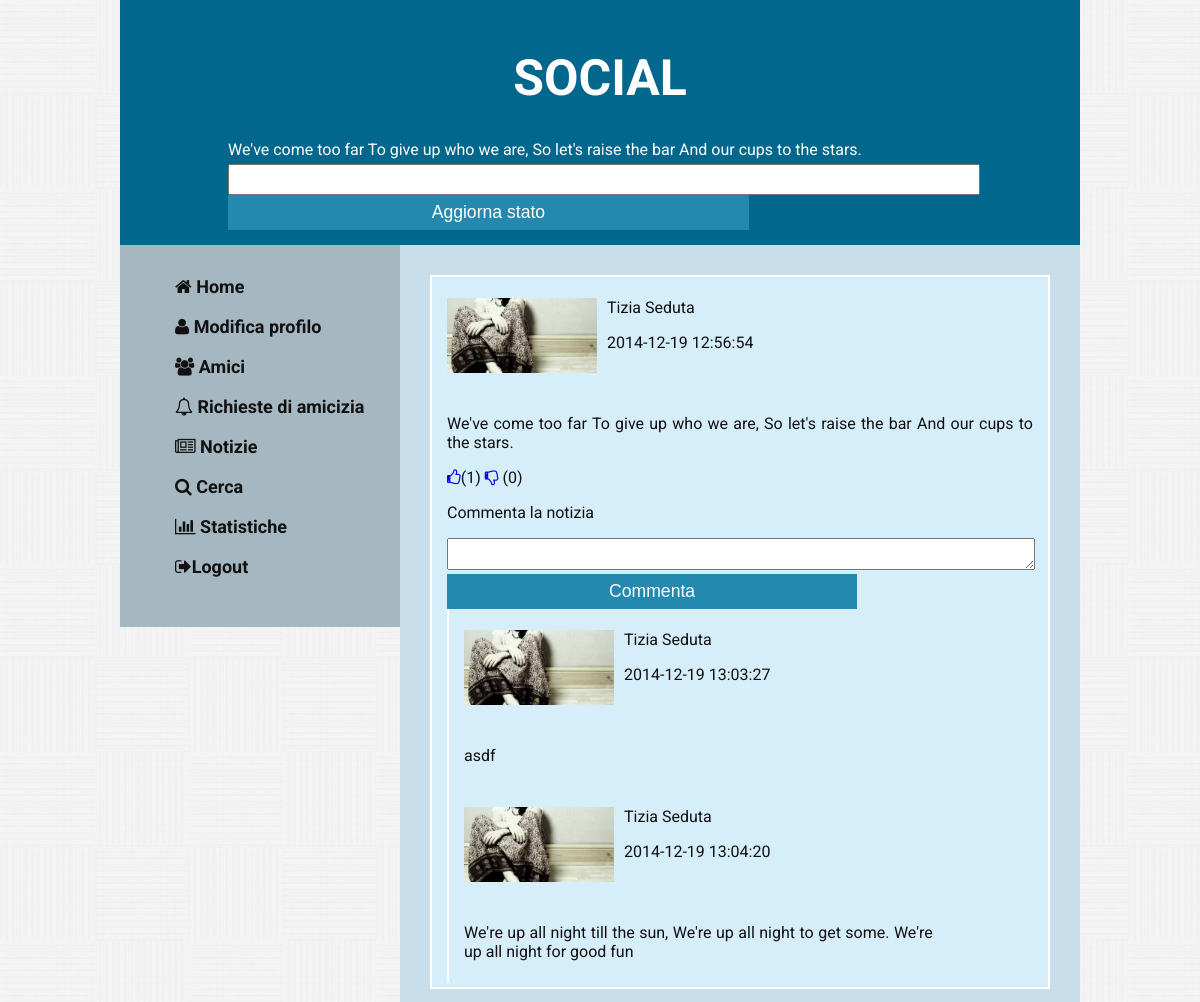
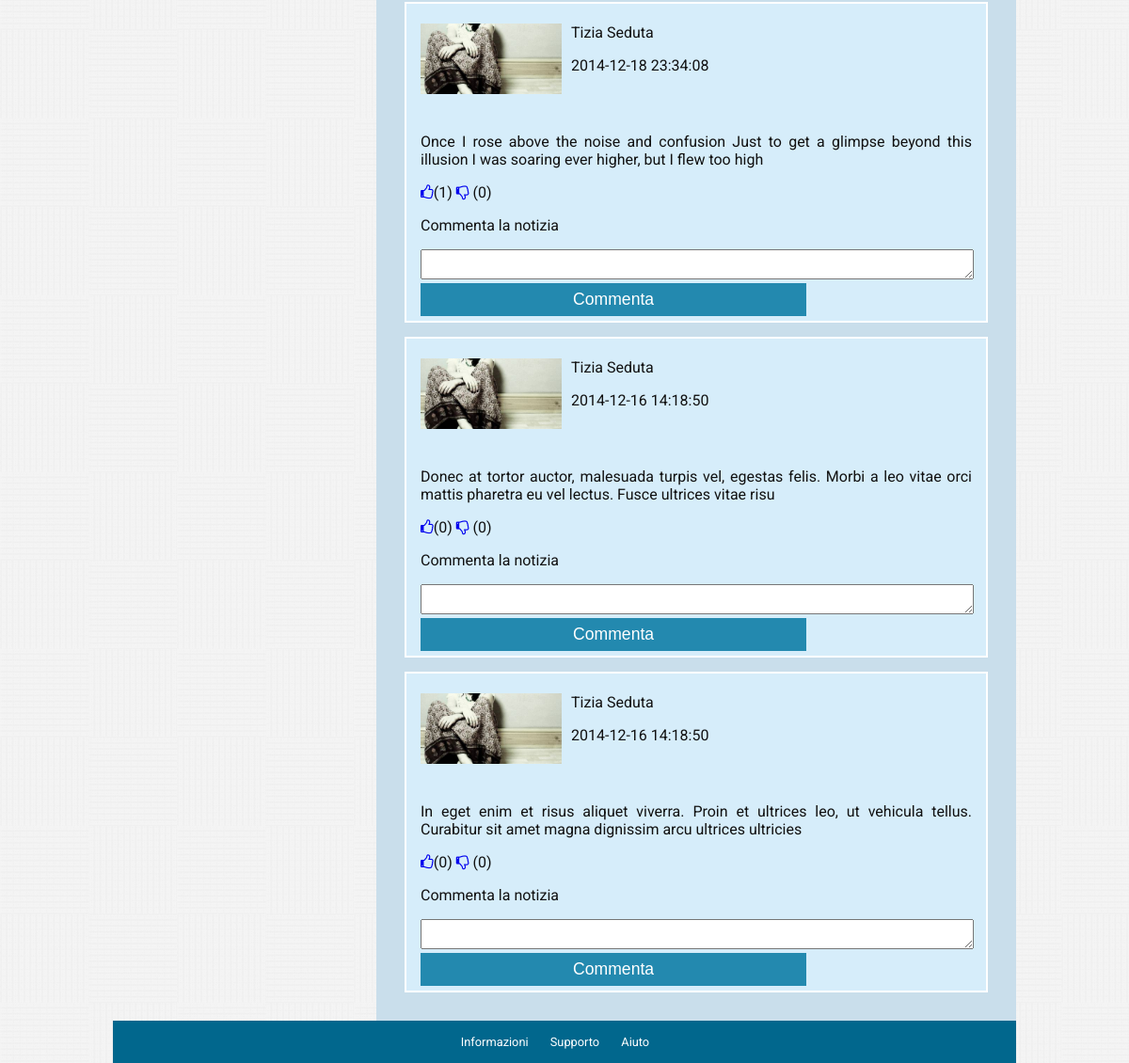
/?a=notizie (signed in), run on the app's committed database (2 pictures, top to bottom).
### tables this page shows
CREATE TABLE IF NOT EXISTS `notizie` (
`id` int(11) NOT NULL,
  `testo` varchar(140) NOT NULL,
  `data` datetime NOT NULL,
  `id_utente` int(11) NOT NULL,
  `like` int(11) DEFAULT '0',
  `dislike` int(11) DEFAULT '0'
);

CREATE TABLE IF NOT EXISTS `commenti` (
`id` int(11) NOT NULL,
  `testo` mediumtext NOT NULL,
  `id_notizia` int(11) NOT NULL,
  `id_utente` int(11) NOT NULL,
  `data` datetime NOT NULL
);

CREATE TABLE IF NOT EXISTS `utenti` (
`id` int(11) NOT NULL,
  `username` varchar(45) NOT NULL,
  `password` varchar(45) NOT NULL,
  `nome_cognome` varchar(45) NOT NULL,
  `immagine` varchar(150) DEFAULT NULL,
  `testo` mediumtext,
  `eta` int(11) DEFAULT NULL,
  `citta` varchar(50) DEFAULT NULL,
  `cittanatale` varchar(50) DEFAULT NULL,
  `hobbies` varchar(180) DEFAULT NULL,
  `studio` varchar(180) DEFAULT NULL,
  `email` varchar(45) NOT NULL
);

### include/dbConn.php (called while the page is built, shortened)
<?php
class Database{
  private $host = 'localhost';
  private $user = 'root';
  private $password = '';
  private static $singleton = null ;
  public function __construct(){
    $this->conn = mysql_connect($this->host, $this->user, $this->password)
      or die ('connessione non riuscita: ' . mysql_error() );
  }
  public static function getInstance(){
    if(Database::$singleton === null){
      Database::$singleton = new Database();
    }
    return Database::$singleton;
  }
}

### index.php (called while the page is built, shortened)
<?php
include_once __DIR__.'/include/notizie.php';
$action = $_GET['a'];
$content = '404 Pagina non trovata';
$stato = Notizie::getStato();
switch($action){
  case 'notizie':
    $content = Notizie::get();
    break;
}
include __DIR__.'/tema/default.php';

### include/notizie.php (the view, shortened to what this page needs)
<?php
include_once __DIR__.'/dbConn.php';
class Notizie {
  public static function get(){
    $db = Database::getInstance();
    $id = $_SESSION['id'];
    $q = mysql_query(
    "SELECT notizie.id, utenti.immagine, notizie.testo, notizie.data, notizie.`like`,
    notizie.dislike, utenti.nome_cognome, commenti.testo AS testo_comm,
    commenti.data AS data_comm, utente_commento.nome_cognome AS uc_nome_cognome,
    utente_commento.id AS uc_id, utente_commento.immagine AS uc_immagine
    FROM
    (((notizie INNER JOIN utenti ON notizie.id_utente = utenti.id)
    LEFT JOIN commenti ON commenti.id_notizia = notizie.id)
    LEFT JOIN utenti AS utente_commento ON utente_commento.id = commenti.id_utente)
    INNER JOIN amicizia ON ($id = amicizia.amico1 AND utenti.id = amicizia.amico2)
      OR ($id = amicizia.amico2 AND utenti.id = amicizia.amico1)
    WHERE amicizia.accettata = 1
    ORDER BY notizie.id
    DESC;", $db->conn
    ) or die('Problema nel ricevere le notizie dal database: '. mysql_error());
    if (mysql_num_rows($q) > 0){
      $notizie = '';
      $oldid = 0;
      $i = 0;
      while(($row = mysql_fetch_object($q))){
        $row->testo = stripslashes($row->testo);
        $row->testo_comm = stripslashes($row->testo_comm);
        if ($oldid !== $row->id){
          $oldid = $row->id;
          if ($i !== 0) {
            $notizie .= '</div>';
          }
          else {
            ++$i;
          }
          $notizie .= "<div class='notizia'>
            <div class='header_n'>
              <img src='./asset/img/$row->immagine' alt='$row->nome_cognome' />
            <div>
            <p>$row->nome_cognome</p>
            <p>$row->data</p>
            </div>
          </div>
          <p>$row->testo</p>
          <div class='like'>
            <a href='#' onClick='like(\"like\",$row->id, this)'>
            <i class='fa fa-thumbs-o-up'></i></a>(<span class='like_n'>$row->like</span>)
            <a href='#' onClick='like(\"dislike\",$row->id, this)'>
          <i class='fa fa-thumbs-o-down'></i></a> (<span class='dislike_n'>$row->dislike</span>)</div>
          <div class='manda_commento'>
            <p>Commenta la notizia</p>
            <form action='?a=commenti' method='POST'>
              <textarea name='testo'></textarea><br />
              <input type='hidden' name='id' value='$row->id' />
              <button>Commenta</button>
            </form>
          </div>
          ";
        }
        else {
          if($row->uc_nome_cognome != "") {
            $notizie .= "<div class='commenti'><div class='header_n'>
            <img src='./asset/img/$row->uc_immagine' alt='$row->uc_nome_cognome' />
            <div>
            <p>$row->uc_nome_cognome</p>
            <p>$row->data_comm</p>
            </div>
            </div>
            <p>$row->testo_comm</p>
            </div>";
          }
        }
      }
      $notizie .= "</div>";
      return $notizie;
    }
    else {
      return null;
    }
  }
  public static function getStato(){
    $db = Database::getInstance();
    $q = mysql_query('SELECT notizie.testo FROM notizie WHERE id_utente='.$_SESSION['id'].' ORDER BY id DESC LIMIT 1;', $db->conn)
     or die(mysql_error());
    if(mysql_num_rows($q) > 0){
      $user_obj = mysql_fetch_object($q);
      $user_obj->testo = stripslashes($user_obj->testo);
      return $user_obj->testo;
    }
    else {
      return null;
    }
  }
}

### tema/default.php (shortened to what this page needs)
<!doctype html>
<html class="no-js" lang="it">
<head>
  <link rel="stylesheet" type="text/css" href="./asset/stile.css" />
  <link rel="stylesheet" type="text/css" href="./asset/font-awesome/css/font-awesome.min.css" />
</head>
<body>
  <div id="container">
    <div id="header">
      <h1>Social</h1>
      <?php if(isset($_SESSION['id']) && isset($_GET['a'])){ ?>
      <div id="dyn_status">
        <div id="status"><?php echo $stato ?></div>
        <div id="form">
          <input id="newstatus" type="text"/>
          <button id="update_btn">Aggiorna stato</button>
        </div>
      </div>
    <?php } ?>
    </div>
    <div id="navigation">
      <ul>
        <?php if (isset($_GET['a'])) { ?>
        <li><a href="./?a=home"><i class="fa fa-home"></i> Home</a></li>
        <li><a href="./?a=profilo"><i class="fa fa-user"></i> Modifica profilo</a></li>
        <li><a href="./?a=amici"><i class="fa fa-users"></i> Amici</a></li>
        <li><a href="./?a=richiesta_amicizia"><i class="fa fa-bell-o"></i> Richieste di amicizia</a></li>
        <li><a href="./?a=notizie"><i class="fa fa-newspaper-o"></i> Notizie</a></li>
        <li><a href="./?a=search"><i class="fa fa-search"></i> Cerca</a></li>
        <li><a href="./?a=statistiche"><i class="fa fa-bar-chart"></i> Statistiche</a></li>
        <?php if(isset($_SESSION['id'])) { ?>
        <li> <a href="./?a=logout"><i class="fa fa-sign-out"></i>Logout</a></li>
        <?php } ?>
        <?php } else { ?>
          <li><a href="./admin.php?p=list"><i class="fa fa-users"></i>Lista utenti</a></li>
          <li><a href="./admin.php?p=notizie"><i class="fa fa-newspaper-o"></i>Ultime notizie</a></li>
          <li> <a href="./admin.php?p=logout"><i class="fa fa-sign-out"></i>Logout</a></li>
        <?php } ?>
      </ul>
    </div>
    <div id="content">
        <?php echo $content ?>
    </div>
    <div id="footer">
      <a href="#">Informazioni</a> <a href="#">Supporto</a> <a href="#">Aiuto</a>
    </div>
  </div>
</body>
</html>

### asset/stile.css (style rules this page uses)
body { font-family: 'Roboto', 'Gill', 'Helvetica', sans-serif; margin:0; padding:0; background: url("./img/pw_pattern.png"); text-align: justify; color: #111; }
#container { width:80%; min-width: 700px; margin: 0 auto; }
#header { padding: 15px; min-height: 150px; background-color: #01678D; }
#header h1 { text-align: center; color: #fff; font-size: 50px; text-transform: uppercase; }
#dyn_status { width:80%; margin:0 auto; color:#fff; }
#dyn_status #status { padding-bottom:5px; }
#dyn_status input { min-width:100%; height:25px; }
button { position: relative; vertical-align: top; height: 35px; width:70%; padding: 0; font-size: 1.1em; color: white; text-align: center; background: #2389AF; border:0; }
#navigation { padding: 15px; width: 250px; float: left; background-color: #A5B7C1; }
#navigation li { list-style-type: none; height:40px; }
#navigation li a { font-weight: bold; color: #111; text-decoration: none; font-size: 18px; }
#content { margin-left:280px; padding: 15px ; background-color: #C9DEEB; min-height: 600px; }
#footer { background-color: #01678D; padding: 15px 15px 15px 15px; font-size: 0.8em; text-align: center; }
#footer a { text-decoration: none; color:#fff; padding-right: 20px; }
.notizia { border:2px solid #fff; background-color: #D6EDFA; margin: 15px; display: block; padding: 5px 15px 5px 15px; }
.notizia .header_n img { width:150px; float:left; padding-right: 10px; padding-bottom: 5px; margin-bottom: 10px; }
.notizia .header_n { height: 100px; }
.notizia img { max-width: 100%; }
.commenti { border-left:#fff solid 2px; width:80%; background-color: #D6EDFA; display: block; padding: 5px 15px 5px 15px; }
.commenti .header_n img { width:150px; float:left; padding-right: 10px; padding-bottom: 5px; margin-bottom: 10px; }
.commenti .header_n { height: 100px; }
.commenti img { max-width: 100%; }
.like { margin:15px 15px 15px 0; font: 0.8em; }
.manda_commento textarea { width:100%; margin:0; padding:0; heigth: 150px; }

### data on the page
notizie: testo "We've come too far To give up who we are, So let's raise the bar And our cups to the stars."
commenti: id_utente.immagine (picture), id_utente.nome_cognome "Tizia Seduta", id_notizia.data "2014-12-19 12:56:54", id_notizia.testo "We've come too far To give up who we are, So let's raise the bar And our cups to the stars.", id_notizia.like "1", id_notizia.dislike "0"
commenti: id_utente.immagine (picture), id_utente.nome_cognome "Tizia Seduta", data "2014-12-19 13:03:27", testo "asdf"
commenti: id_utente.immagine (picture), id_utente.nome_cognome "Tizia Seduta", data "2014-12-19 13:04:20", testo "We're up all night till the sun, We're up all night to get some. We're up all night for good fun"
notizie: id_utente.immagine (picture), id_utente.nome_cognome "Tizia Seduta", data "2014-12-18 23:34:08", testo "Once I rose above the noise and confusion Just to get a glimpse beyond this illusion I was soaring ever higher, but I flew too high", like "1", dislike "0"
notizie: id_utente.immagine (picture), id_utente.nome_cognome "Tizia Seduta", data "2014-12-16 14:18:50", testo "Donec at tortor auctor, malesuada turpis vel, egestas felis. Morbi a leo vitae orci mattis pharetra eu vel lectus. Fusce ultrices vitae risu", like "0", dislike "0"
notizie: id_utente.immagine (picture), id_utente.nome_cognome "Tizia Seduta", data "2014-12-16 14:18:50", testo "In eget enim et risus aliquet viverra. Proin et ultrices leo, ut vehicula tellus. Curabitur sit amet magna dignissim arcu ultrices ultricies", like "0", dislike "0"
